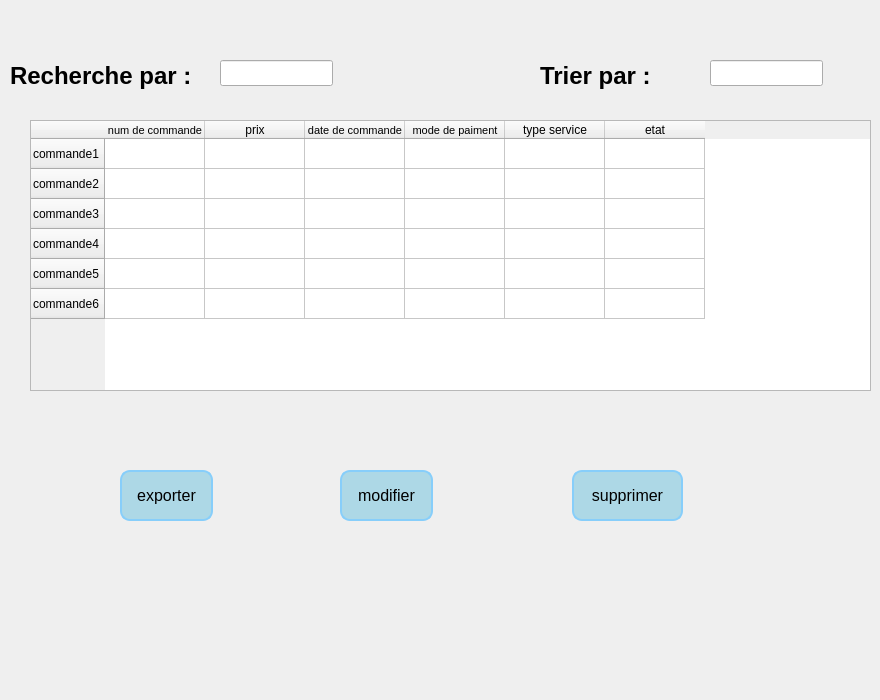
      <widget class="QWidget" name="tab_2">
       <attribute name="icon">
        <iconset resource="resource.qrc">
         <normaloff>:/images/liste-a-puces.png</normaloff>:/images/liste-a-puces.png</iconset>
       </attribute>
       <attribute name="title">
        <string>Consulter</string>
       </attribute>
       <widget class="QLabel" name="label_13">
        <property name="geometry">
         <rect>
          <x>10</x>
          <y>50</y>
          <width>221</width>
          <height>51</height>
         </rect>
        </property>
        <property name="styleSheet">
         <string notr="true">QLabel {
    font-family: 'Arial';    /* You can change this to any preferred font */
    font-size: 24px;         /* Adjust this value for the desired text size */
    color: #000000;          /* Dark color code */
    font-weight: bold;       /* Makes the text bold */
}
</string>
        </property>
        <property name="text">
         <string>Recherche par :</string>
        </property>
       </widget>
       <widget class="QLineEdit" name="lineEdit_7">
        <property name="geometry">
         <rect>
          <x>220</x>
          <y>60</y>
          <width>113</width>
          <height>26</height>
         </rect>
        </property>
       </widget>
       <widget class="QLabel" name="label_14">
        <property name="geometry">
         <rect>
          <x>540</x>
          <y>50</y>
          <width>221</width>
          <height>51</height>
         </rect>
        </property>
        <property name="styleSheet">
         <string notr="true">QLabel {
    font-family: 'Arial';    /* You can change this to any preferred font */
    font-size: 24px;         /* Adjust this value for the desired text size */
    color: #000000;          /* Dark color code */
    font-weight: bold;       /* Makes the text bold */
}
</string>
        </property>
        <property name="text">
         <string>Trier par :</string>
        </property>
       </widget>
       <widget class="QLineEdit" name="lineEdit_8">
        <property name="geometry">
         <rect>
          <x>710</x>
          <y>60</y>
          <width>113</width>
          <height>26</height>
         </rect>
        </property>
       </widget>
       <widget class="QTableWidget" name="tableWidget">
        <property name="geometry">
         <rect>
          <x>30</x>
          <y>120</y>
          <width>841</width>
          <height>271</height>
         </rect>
        </property>
        <row>
         <property name="text">
          <string>commande1</string>
         </property>
        </row>
        <row>
         <property name="text">
          <string>commande2</string>
         </property>
        </row>
        <row>
         <property name="text">
          <string>commande3</string>
         </property>
        </row>
        <row>
         <property name="text">
          <string>commande4</string>
         </property>
        </row>
        <row>
         <property name="text">
          <string>commande5</string>
         </property>
        </row>
        <row>
         <property name="text">
          <string>commande6</string>
         </property>
        </row>
        <column>
         <property name="text">
          <string>num de commande</string>
         </property>
         <property name="font">
          <font>
           <pointsize>8</pointsize>
          </font>
         </property>
        </column>
        <column>
         <property name="text">
          <string>prix</string>
         </property>
        </column>
        <column>
         <property name="text">
          <string>date de commande</string>
         </property>
         <property name="font">
          <font>
           <pointsize>8</pointsize>
          </font>
         </property>
        </column>
        <column>
         <property name="text">
          <string>mode de paiment</string>
         </property>
         <property name="font">
          <font>
           <pointsize>8</pointsize>
          </font>
         </property>
        </column>
        <column>
         <property name="text">
          <string>type service</string>
         </property>
        </column>
        <column>
         <property name="text">
          <string>etat</string>
         </property>
        </column>
       </widget>
       <widget class="QPushButton" name="pushButton">
        <property name="geometry">
         <rect>
          <x>120</x>
          <y>470</y>
          <width>93</width>
          <height>51</height>
         </rect>
        </property>
        <property name="styleSheet">
         <string notr="true">QPushButton {
    background-color: lightblue;  /* Button background color */
    color: black;                 /* Text color */
    font-size: 16px;              /* Text size */
    border: 2px solid #87CEFA;    /* Light blue border */
    border-radius: 10px;          /* Rounded corners */
    padding: 10px;                /* Padding for a better look */
}

QPushButton:hover {
    background-color: #87CEFA;    /* Slightly darker blue on hover */
}

QPushButton:pressed {
    background-color: #B0E0E6;    /* Lighter blue on press */
}
</string>
        </property>
        <property name="text">
         <string>exporter</string>
        </property>
       </widget>
       <widget class="QPushButton" name="pushButton_2">
        <property name="geometry">
         <rect>
          <x>340</x>
          <y>470</y>
          <width>93</width>
          <height>51</height>
         </rect>
        </property>
        <property name="styleSheet">
         <string notr="true">QPushButton {
    background-color: lightblue;  /* Button background color */
    color: black;                 /* Text color */
    font-size: 16px;              /* Text size */
    border: 2px solid #87CEFA;    /* Light blue border */
    border-radius: 10px;          /* Rounded corners */
    padding: 10px;                /* Padding for a better look */
}

QPushButton:hover {
    background-color: #87CEFA;    /* Slightly darker blue on hover */
}

QPushButton:pressed {
    background-color: #B0E0E6;    /* Lighter blue on press */
}
</string>
        </property>
        <property name="text">
         <string>modifier</string>
        </property>
       </widget>
       <widget class="QPushButton" name="pushButton_3">
        <property name="geometry">
         <rect>
          <x>572</x>
          <y>470</y>
          <width>111</width>
          <height>51</height>
         </rect>
        </property>
        <property name="styleSheet">
         <string notr="true">QPushButton {
    background-color: lightblue;  /* Button background color */
    color: black;                 /* Text color */
    font-size: 16px;              /* Text size */
    border: 2px solid #87CEFA;    /* Light blue border */
    border-radius: 10px;          /* Rounded corners */
    padding: 10px;                /* Padding for a better look */
}

QPushButton:hover {
    background-color: #87CEFA;    /* Slightly darker blue on hover */
}

QPushButton:pressed {
    background-color: #B0E0E6;    /* Lighter blue on press */
}
</string>
        </property>
        <property name="text">
         <string>supprimer</string>
        </property>
       </widget>
       <widget class="QLabel" name="label_57">
        <property name="geometry">
         <rect>
          <x>-10</x>
          <y>520</y>
          <width>221</width>
          <height>171</height>
         </rect>
        </property>
        <property name="text">
         <string/>
        </property>
        <property name="pixmap">
         <pixmap resource="resource.qrc">:/images/Shinny__7_-removebg-preview.png</pixmap>
        </property>
        <property name="scaledContents">
         <bool>true</bool>
        </property>
       </widget>
       <widget class="QLabel" name="label_49">
        <property name="geometry">
         <rect>
          <x>340</x>
          <y>60</y>
          <width>41</width>
          <height>21</height>
         </rect>
        </property>
        <property name="text">
         <string/>
        </property>
        <property name="pixmap">
         <pixmap resource="resource.qrc">:/images/chercher.png</pixmap>
        </property>
        <property name="scaledContents">
         <bool>true</bool>
        </property>
       </widget>
      </widget>
